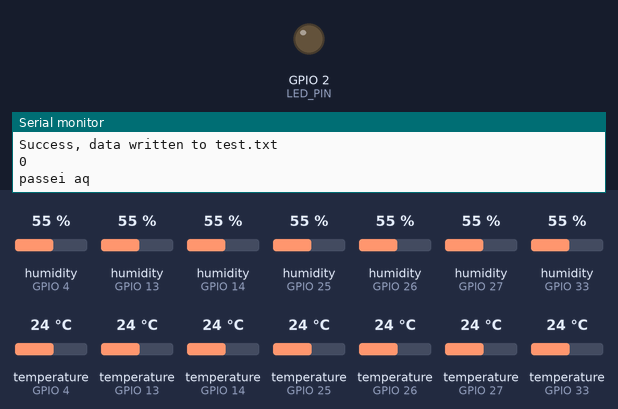
A program run on a simulated ESP32. On the bench: output pins drawn as LEDs (lit = HIGH), the last lines printed to the serial monitor. The inputs (shaded band) are chosen by the test bench; at power-on: humidity (sensors on GPIO 4, GPIO 13, GPIO 14, GPIO 25, GPIO 26, GPIO 27, GPIO 33) 55 %, temperature (sensors on GPIO 4, GPIO 13, GPIO 14, GPIO 25, GPIO 26, GPIO 27, GPIO 33) 24 °C. The local clock reads 2024-03-15 10:24:30 at power-on unless the program sets it; storage starts empty.

Above: at 0.1 s.
At 70.1 s:
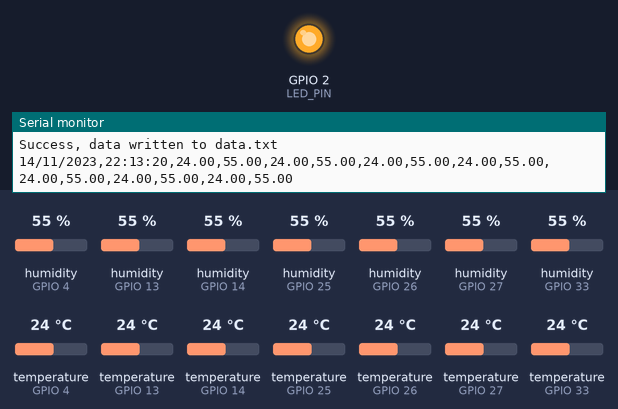
Timing chart, 0 to 71.6 s (numbered marks = the images above):
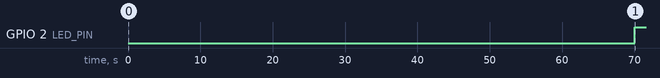

Measured:
- by itself, GPIO 2 (LED_PIN): LOW → HIGH at 70.1 s

The program:

main.cpp
```cpp
#include <Arduino.h>
#include <SPI.h>
#include <SD.h>
#include <DHT.h>
#include <DHT_U.h>
#include <RTClib.h>
#include <Wire.h>

#define LED_PIN LED_BUILTIN
#define CS_PIN 5
#define RTC_SDA 21
#define RTC_SCL 22
#define DHTTYPE DHT22

// Defina os pinos dos sensores DHT22
#define DHT_PIN_COUNT 7
int DHT_PINS[DHT_PIN_COUNT] = {14, 4, 25, 33, 26, 27, 13};

DHT dhts[DHT_PIN_COUNT] = {
  DHT(DHT_PINS[0], DHTTYPE),
  DHT(DHT_PINS[1], DHTTYPE),
  DHT(DHT_PINS[2], DHTTYPE),
  DHT(DHT_PINS[3], DHTTYPE),
  DHT(DHT_PINS[4], DHTTYPE),
  DHT(DHT_PINS[5], DHTTYPE),
  DHT(DHT_PINS[6], DHTTYPE)
};

RTC_DS3231 rtc;

void setup() {
  pinMode(LED_PIN, OUTPUT);

  Serial.begin(9600);
  while (!Serial) { }

  for (int i = 0; i < DHT_PIN_COUNT; i++) {
    dhts[i].begin();
  }

  Wire.begin(RTC_SDA, RTC_SCL);
  rtc.begin();
  rtc.adjust(DateTime((__DATE__), (__TIME__)));

  if (!SD.begin(CS_PIN)) {
    Serial.println("Error, SD Initialization Failed");
    return;
  }

  File testFile = SD.open("/test.txt", FILE_APPEND);
  if (testFile) {
    testFile.println("Ainda que ande pelo vale da morte, não temerei mal algum, pois o Senhor está comigo");
    Serial.println("Success, data written to test.txt");
  } else {
    Serial.println("Error, couldn't not open test.txt");
  }
}

void loop() {
  String linha = "";
  DateTime now = rtc.now();
  String data = String(now.day()) + "/" + String(now.month()) + "/" + String(now.year());
  String hora = String(now.hour()) + ":" + String(now.minute()) + ":" + String(now.second());

  for (int i = 0; i < DHT_PIN_COUNT; i++) {
    float humidity = dhts[i].readHumidity();
    float temperature = dhts[i].readTemperature();
    linha += "," + String(temperature) + "," + String(humidity);
    Serial.println(i);
    Serial.println("passei aq");
    delay(10000);
  }

  linha = data + "," + hora + linha;
  File testFile = SD.open("/data.txt", FILE_APPEND);
  if (testFile) {
    testFile.println(linha);
    digitalWrite(LED_PIN, HIGH);
    testFile.close();
    Serial.println("Success, data written to data.txt");
  } else {
    Serial.println("Error, couldn't not open data.txt");
    digitalWrite(LED_PIN, LOW);
  }

  Serial.print(linha);
  delay(5*60*1000);
}
```
